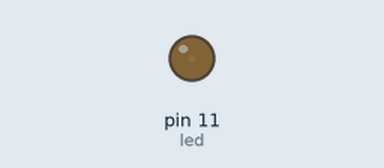
Simulated run of this sketch. Board: Arduino Uno, built with avr-gcc and run on an emulated ATmega328P. Shown: output pins drawn as LEDs (lit = HIGH).

Above: at 0.05 s.
At 2.75 s:
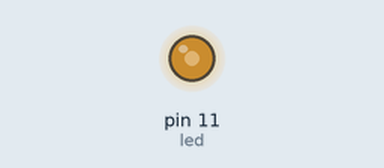
At 4.5 s:
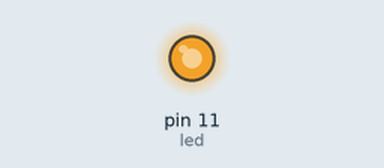
At 9.0 s:
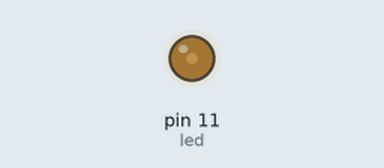
Timing chart, 0 to 13.3 s (numbered marks = the images above):
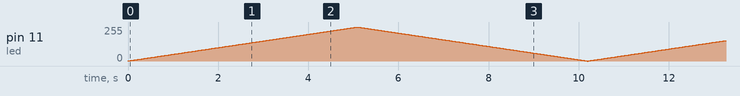

The sketch:

while.ino
```cpp
int led=11;
int i=0;

void setup() {
  pinMode(led, OUTPUT);
}

void loop() {
  while(i<255){
    i=i+1;
    analogWrite(led, i);
    delay(20);
  }
  while(i>0){
    i=i-1;
    analogWrite(led, i);
    delay(20);
  }
}
```
